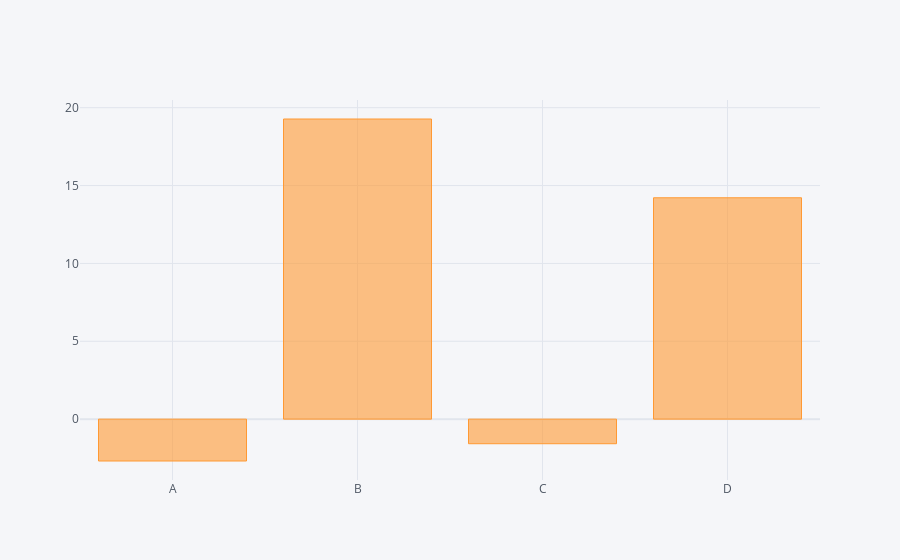

This figure's notebook cell:
### Code cell
df.sum().iplot(kind='bar')

### Figure 1 — Plotly figure (JSON) as saved in the notebook; plotly's stock layout.template omitted (floating-point values rounded to 4 significant figures)
{"data": [{"marker": {"color": "rgba(255, 153, 51, 0.6)", "line": {"color": "rgba(255, 153, 51, 1.0)", "width": 1}}, "name": "None", "orientation": "v", "text": "", "type": "bar", "x": ["A", "B", "C", "D"], "y": [-2.688, 19.27, -1.579, 14.22]}], "layout": {"legend": {"bgcolor": "#F5F6F9", "font": {"color": "#4D5663"}}, "paper_bgcolor": "#F5F6F9", "plot_bgcolor": "#F5F6F9", "title": {"font": {"color": "#4D5663"}}, "xaxis": {"gridcolor": "#E1E5ED", "showgrid": true, "tickfont": {"color": "#4D5663"}, "title": {"font": {"color": "#4D5663"}, "text": ""}, "zerolinecolor": "#E1E5ED"}, "yaxis": {"gridcolor": "#E1E5ED", "showgrid": true, "tickfont": {"color": "#4D5663"}, "title": {"font": {"color": "#4D5663"}, "text": ""}, "zerolinecolor": "#E1E5ED"}}}
